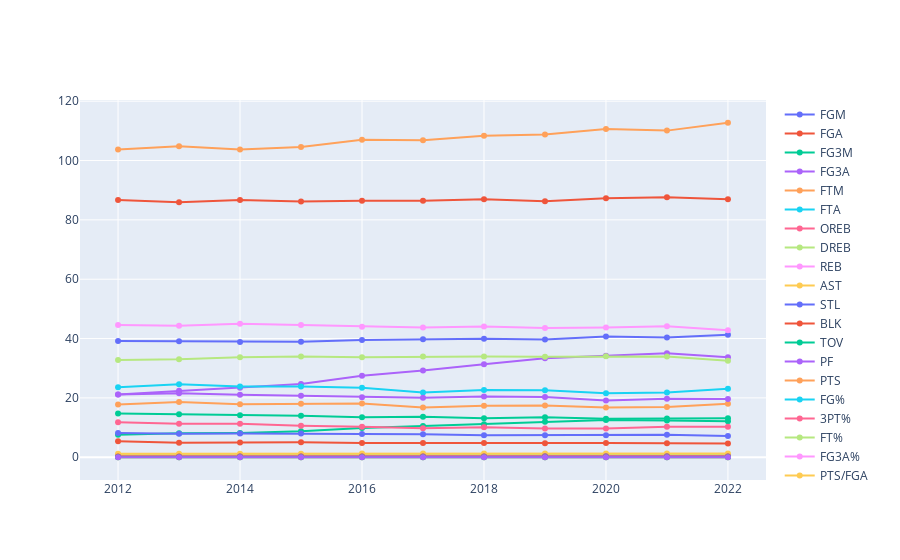

Notebook source saved alongside this figure:
### Code cell
change_per100_df = change_df.copy()

for col in change_per100_df.columns[3:18]:
    change_per100_df[col] = (change_per100_df[col]/change_per100_df['POSS_est'])*100
    
change_per100_df.drop(columns=['MIN','POSS_est'], inplace=True)
change_per100_df

fig = go.Figure()
for col in change_per100_df.columns[1:]:
    fig.add_trace(go.Scatter(x=change_per100_df['season_start_year'],
                            y=change_per100_df[col], name=col))
    
fig.show()
